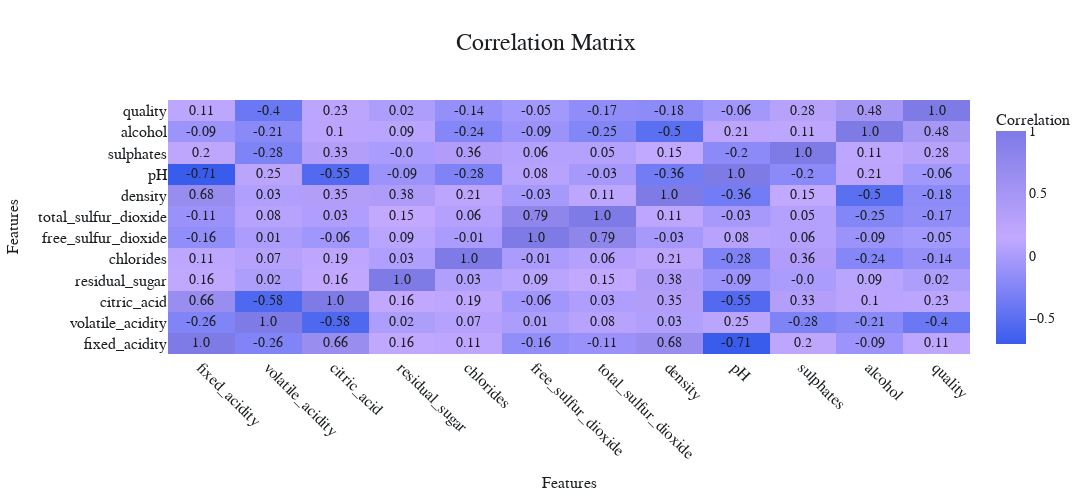

Write notebook code for a chart like this one.
### Code cell
plot_heatmap(corr_matrix, save_path="../images/correlation_heatmap.png")

### Figure 1 — Plotly figure (JSON) as saved in the notebook; plotly's stock layout.template omitted (floating-point values rounded to 4 significant figures; data arrays with more than 128 entries replaced by an {"elided": "..."} marker saying what was removed)
{"data": [{"colorbar": {"tickfont": {"color": "#1A1E21", "family": "Gordita, Figtree, sans-serif", "size": 14}, "title": {"font": {"color": "#1A1E21", "family": "Gordita, Figtree, sans-serif", "size": 16}, "text": "Correlation"}}, "colorscale": [[0, "#3A5CED"], [0.5, "#C2A9FF"], [1, "#7E7AE6"]], "type": "heatmap", "x": ["fixed_acidity", "volatile_acidity", "citric_acid", "residual_sugar", "chlorides", "free_sulfur_dioxide", "total_sulfur_dioxide", "density", "pH", "sulphates", "alcohol", "quality"], "y": ["fixed_acidity", "volatile_acidity", "citric_acid", "residual_sugar", "chlorides", "free_sulfur_dioxide", "total_sulfur_dioxide", "density", "pH", "sulphates", "alcohol", "quality"], "z": {"elided": "12x12 float values"}}], "layout": {"annotations": [{"font": {"color": "#1A1E21", "family": "Gordita, Figtree, sans-serif", "size": 14}, "showarrow": false, "text": "1.0", "x": "fixed_acidity", "xref": "x", "y": "fixed_acidity", "yref": "y"}, {"font": {"color": "#1A1E21", "family": "Gordita, Figtree, sans-serif", "size": 14}, "showarrow": false, "text": "-0.26", "x": "volatile_acidity", "xref": "x", "y": "fixed_acidity", "yref": "y"}, {"font": {"color": "#1A1E21", "family": "Gordita, Figtree, sans-serif", "size": 14}, "showarrow": false, "text": "0.66", "x": "citric_acid", "xref": "x", "y": "fixed_acidity", "yref": "y"}, {"font": {"color": "#1A1E21", "family": "Gordita, Figtree, sans-serif", "size": 14}, "showarrow": false, "text": "0.16", "x": "residual_sugar", "xref": "x", "y": "fixed_acidity", "yref": "y"}, {"font": {"color": "#1A1E21", "family": "Gordita, Figtree, sans-serif", "size": 14}, "showarrow": false, "text": "0.11", "x": "chlorides", "xref": "x", "y": "fixed_acidity", "yref": "y"}, {"font": {"color": "#1A1E21", "family": "Gordita, Figtree, sans-serif", "size": 14}, "showarrow": false, "text": "-0.16", "x": "free_sulfur_dioxide", "xref": "x", "y": "fixed_acidity", "yref": "y"}, {"font": {"color": "#1A1E21", "family": "Gordita, Figtree, sans-serif", "size": 14}, "showarrow": false, "text": "-0.11", "x": "total_sulfur_dioxide", "xref": "x", "y": "fixed_acidity", "yref": "y"}, {"font": {"color": "#1A1E21", "family": "Gordita, Figtree, sans-serif", "size": 14}, "showarrow": false, "text": "0.68", "x": "density", "xref": "x", "y": "fixed_acidity", "yref": "y"}, {"font": {"color": "#1A1E21", "family": "Gordita, Figtree, sans-serif", "size": 14}, "showarrow": false, "text": "-0.71", "x": "pH", "xref": "x", "y": "fixed_acidity", "yref": "y"}, {"font": {"color": "#1A1E21", "family": "Gordita, Figtree, sans-serif", "size": 14}, "showarrow": false, "text": "0.2", "x": "sulphates", "xref": "x", "y": "fixed_acidity", "yref": "y"}, {"font": {"color": "#1A1E21", "family": "Gordita, Figtree, sans-serif", "size": 14}, "showarrow": false, "text": "-0.09", "x": "alcohol", "xref": "x", "y": "fixed_acidity", "yref": "y"}, {"font": {"color": "#1A1E21", "family": "Gordita, Figtree, sans-serif", "size": 14}, "showarrow": false, "text": "0.11", "x": "quality", "xref": "x", "y": "fixed_acidity", "yref": "y"}, {"font": {"color": "#1A1E21", "family": "Gordita, Figtree, sans-serif", "size": 14}, "showarrow": false, "text": "-0.26", "x": "fixed_acidity", "xref": "x", "y": "volatile_acidity", "yref": "y"}, {"font": {"color": "#1A1E21", "family": "Gordita, Figtree, sans-serif", "size": 14}, "showarrow": false, "text": "1.0", "x": "volatile_acidity", "xref": "x", "y": "volatile_acidity", "yref": "y"}, {"font": {"color": "#1A1E21", "family": "Gordita, Figtree, sans-serif", "size": 14}, "showarrow": false, "text": "-0.58", "x": "citric_acid", "xref": "x", "y": "volatile_acidity", "yref": "y"}, {"font": {"color": "#1A1E21", "family": "Gordita, Figtree, sans-serif", "size": 14}, "showarrow": false, "text": "0.02", "x": "residual_sugar", "xref": "x", "y": "volatile_acidity", "yref": "y"}, {"font": {"color": "#1A1E21", "family": "Gordita, Figtree, sans-serif", "size": 14}, "showarrow": false, "text": "0.07", "x": "chlorides", "xref": "x", "y": "volatile_acidity", "yref": "y"}, {"font": {"color": "#1A1E21", "family": "Gordita, Figtree, sans-serif", "size": 14}, "showarrow": false, "text": "0.01", "x": "free_sulfur_dioxide", "xref": "x", "y": "volatile_acidity", "yref": "y"}, {"font": {"color": "#1A1E21", "family": "Gordita, Figtree, sans-serif", "size": 14}, "showarrow": false, "text": "0.08", "x": "total_sulfur_dioxide", "xref": "x", "y": "volatile_acidity", "yref": "y"}, {"font": {"color": "#1A1E21", "family": "Gordita, Figtree, sans-serif", "size": 14}, "showarrow": false, "text": "0.03", "x": "density", "xref": "x", "y": "volatile_acidity", "yref": "y"}, {"font": {"color": "#1A1E21", "family": "Gordita, Figtree, sans-serif", "size": 14}, "showarrow": false, "text": "0.25", "x": "pH", "xref": "x", "y": "volatile_acidity", "yref": "y"}, {"font": {"color": "#1A1E21", "family": "Gordita, Figtree, sans-serif", "size": 14}, "showarrow": false, "text": "-0.28", "x": "sulphates", "xref": "x", "y": "volatile_acidity", "yref": "y"}, {"font": {"color": "#1A1E21", "family": "Gordita, Figtree, sans-serif", "size": 14}, "showarrow": false, "text": "-0.21", "x": "alcohol", "xref": "x", "y": "volatile_acidity", "yref": "y"}, {"font": {"color": "#1A1E21", "family": "Gordita, Figtree, sans-serif", "size": 14}, "showarrow": false, "text": "-0.4", "x": "quality", "xref": "x", "y": "volatile_acidity", "yref": "y"}, {"font": {"color": "#1A1E21", "family": "Gordita, Figtree, sans-serif", "size": 14}, "showarrow": false, "text": "0.66", "x": "fixed_acidity", "xref": "x", "y": "citric_acid", "yref": "y"}, {"font": {"color": "#1A1E21", "family": "Gordita, Figtree, sans-serif", "size": 14}, "showarrow": false, "text": "-0.58", "x": "volatile_acidity", "xref": "x", "y": "citric_acid", "yref": "y"}, {"font": {"color": "#1A1E21", "family": "Gordita, Figtree, sans-serif", "size": 14}, "showarrow": false, "text": "1.0", "x": "citric_acid", "xref": "x", "y": "citric_acid", "yref": "y"}, {"font": {"color": "#1A1E21", "family": "Gordita, Figtree, sans-serif", "size": 14}, "showarrow": false, "text": "0.16", "x": "residual_sugar", "xref": "x", "y": "citric_acid", "yref": "y"}, {"font": {"color": "#1A1E21", "family": "Gordita, Figtree, sans-serif", "size": 14}, "showarrow": false, "text": "0.19", "x": "chlorides", "xref": "x", "y": "citric_acid", "yref": "y"}, {"font": {"color": "#1A1E21", "family": "Gordita, Figtree, sans-serif", "size": 14}, "showarrow": false, "text": "-0.06", "x": "free_sulfur_dioxide", "xref": "x", "y": "citric_acid", "yref": "y"}, {"font": {"color": "#1A1E21", "family": "Gordita, Figtree, sans-serif", "size": 14}, "showarrow": false, "text": "0.03", "x": "total_sulfur_dioxide", "xref": "x", "y": "citric_acid", "yref": "y"}, {"font": {"color": "#1A1E21", "family": "Gordita, Figtree, sans-serif", "size": 14}, "showarrow": false, "text": "0.35", "x": "density", "xref": "x", "y": "citric_acid", "yref": "y"}, {"font": {"color": "#1A1E21", "family": "Gordita, Figtree, sans-serif", "size": 14}, "showarrow": false, "text": "-0.55", "x": "pH", "xref": "x", "y": "citric_acid", "yref": "y"}, {"font": {"color": "#1A1E21", "family": "Gordita, Figtree, sans-serif", "size": 14}, "showarrow": false, "text": "0.33", "x": "sulphates", "xref": "x", "y": "citric_acid", "yref": "y"}, {"font": {"color": "#1A1E21", "family": "Gordita, Figtree, sans-serif", "size": 14}, "showarrow": false, "text": "0.1", "x": "alcohol", "xref": "x", "y": "citric_acid", "yref": "y"}, {"font": {"color": "#1A1E21", "family": "Gordita, Figtree, sans-serif", "size": 14}, "showarrow": false, "text": "0.23", "x": "quality", "xref": "x", "y": "citric_acid", "yref": "y"}, {"font": {"color": "#1A1E21", "family": "Gordita, Figtree, sans-serif", "size": 14}, "showarrow": false, "text": "0.16", "x": "fixed_acidity", "xref": "x", "y": "residual_sugar", "yref": "y"}, {"font": {"color": "#1A1E21", "family": "Gordita, Figtree, sans-serif", "size": 14}, "showarrow": false, "text": "0.02", "x": "volatile_acidity", "xref": "x", "y": "residual_sugar", "yref": "y"}, {"font": {"color": "#1A1E21", "family": "Gordita, Figtree, sans-serif", "size": 14}, "showarrow": false, "text": "0.16", "x": "citric_acid", "xref": "x", "y": "residual_sugar", "yref": "y"}, {"font": {"color": "#1A1E21", "family": "Gordita, Figtree, sans-serif", "size": 14}, "showarrow": false, "text": "1.0", "x": "residual_sugar", "xref": "x", "y": "residual_sugar", "yref": "y"}, {"font": {"color": "#1A1E21", "family": "Gordita, Figtree, sans-serif", "size": 14}, "showarrow": false, "text": "0.03", "x": "chlorides", "xref": "x", "y": "residual_sugar", "yref": "y"}, {"font": {"color": "#1A1E21", "family": "Gordita, Figtree, sans-serif", "size": 14}, "showarrow": false, "text": "0.09", "x": "free_sulfur_dioxide", "xref": "x", "y": "residual_sugar", "yref": "y"}, {"font": {"color": "#1A1E21", "family": "Gordita, Figtree, sans-serif", "size": 14}, "showarrow": false, "text": "0.15", "x": "total_sulfur_dioxide", "xref": "x", "y": "residual_sugar", "yref": "y"}, {"font": {"color": "#1A1E21", "family": "Gordita, Figtree, sans-serif", "size": 14}, "showarrow": false, "text": "0.38", "x": "density", "xref": "x", "y": "residual_sugar", "yref": "y"}, {"font": {"color": "#1A1E21", "family": "Gordita, Figtree, sans-serif", "size": 14}, "showarrow": false, "text": "-0.09", "x": "pH", "xref": "x", "y": "residual_sugar", "yref": "y"}, {"font": {"color": "#1A1E21", "family": "Gordita, Figtree, sans-serif", "size": 14}, "showarrow": false, "text": "-0.0", "x": "sulphates", "xref": "x", "y": "residual_sugar", "yref": "y"}, {"font": {"color": "#1A1E21", "family": "Gordita, Figtree, sans-serif", "size": 14}, "showarrow": false, "text": "0.09", "x": "alcohol", "xref": "x", "y": "residual_sugar", "yref": "y"}, {"font": {"color": "#1A1E21", "family": "Gordita, Figtree, sans-serif", "size": 14}, "showarrow": false, "text": "0.02", "x": "quality", "xref": "x", "y": "residual_sugar", "yref": "y"}, {"font": {"color": "#1A1E21", "family": "Gordita, Figtree, sans-serif", "size": 14}, "showarrow": false, "text": "0.11", "x": "fixed_acidity", "xref": "x", "y": "chlorides", "yref": "y"}, {"font": {"color": "#1A1E21", "family": "Gordita, Figtree, sans-serif", "size": 14}, "showarrow": false, "text": "0.07", "x": "volatile_acidity", "xref": "x", "y": "chlorides", "yref": "y"}, {"font": {"color": "#1A1E21", "family": "Gordita, Figtree, sans-serif", "size": 14}, "showarrow": false, "text": "0.19", "x": "citric_acid", "xref": "x", "y": "chlorides", "yref": "y"}, {"font": {"color": "#1A1E21", "family": "Gordita, Figtree, sans-serif", "size": 14}, "showarrow": false, "text": "0.03", "x": "residual_sugar", "xref": "x", "y": "chlorides", "yref": "y"}, {"font": {"color": "#1A1E21", "family": "Gordita, Figtree, sans-serif", "size": 14}, "showarrow": false, "text": "1.0", "x": "chlorides", "xref": "x", "y": "chlorides", "yref": "y"}, {"font": {"color": "#1A1E21", "family": "Gordita, Figtree, sans-serif", "size": 14}, "showarrow": false, "text": "-0.01", "x": "free_sulfur_dioxide", "xref": "x", "y": "chlorides", "yref": "y"}, {"font": {"color": "#1A1E21", "family": "Gordita, Figtree, sans-serif", "size": 14}, "showarrow": false, "text": "0.06", "x": "total_sulfur_dioxide", "xref": "x", "y": "chlorides", "yref": "y"}, {"font": {"color": "#1A1E21", "family": "Gordita, Figtree, sans-serif", "size": 14}, "showarrow": false, "text": "0.21", "x": "density", "xref": "x", "y": "chlorides", "yref": "y"}, {"font": {"color": "#1A1E21", "family": "Gordita, Figtree, sans-serif", "size": 14}, "showarrow": false, "text": "-0.28", "x": "pH", "xref": "x", "y": "chlorides", "yref": "y"}, {"font": {"color": "#1A1E21", "family": "Gordita, Figtree, sans-serif", "size": 14}, "showarrow": false, "text": "0.36", "x": "sulphates", "xref": "x", "y": "chlorides", "yref": "y"}, {"font": {"color": "#1A1E21", "family": "Gordita, Figtree, sans-serif", "size": 14}, "showarrow": false, "text": "-0.24", "x": "alcohol", "xref": "x", "y": "chlorides", "yref": "y"}, {"font": {"color": "#1A1E21", "family": "Gordita, Figtree, sans-serif", "size": 14}, "showarrow": false, "text": "-0.14", "x": "quality", "xref": "x", "y": "chlorides", "yref": "y"}, {"font": {"color": "#1A1E21", "family": "Gordita, Figtree, sans-serif", "size": 14}, "showarrow": false, "text": "-0.16", "x": "fixed_acidity", "xref": "x", "y": "free_sulfur_dioxide", "yref": "y"}, {"font": {"color": "#1A1E21", "family": "Gordita, Figtree, sans-serif", "size": 14}, "showarrow": false, "text": "0.01", "x": "volatile_acidity", "xref": "x", "y": "free_sulfur_dioxide", "yref": "y"}, {"font": {"color": "#1A1E21", "family": "Gordita, Figtree, sans-serif", "size": 14}, "showarrow": false, "text": "-0.06", "x": "citric_acid", "xref": "x", "y": "free_sulfur_dioxide", "yref": "y"}, {"font": {"color": "#1A1E21", "family": "Gordita, Figtree, sans-serif", "size": 14}, "showarrow": false, "text": "0.09", "x": "residual_sugar", "xref": "x", "y": "free_sulfur_dioxide", "yref": "y"}, {"font": {"color": "#1A1E21", "family": "Gordita, Figtree, sans-serif", "size": 14}, "showarrow": false, "text": "-0.01", "x": "chlorides", "xref": "x", "y": "free_sulfur_dioxide", "yref": "y"}, {"font": {"color": "#1A1E21", "family": "Gordita, Figtree, sans-serif", "size": 14}, "showarrow": false, "text": "1.0", "x": "free_sulfur_dioxide", "xref": "x", "y": "free_sulfur_dioxide", "yref": "y"}, {"font": {"color": "#1A1E21", "family": "Gordita, Figtree, sans-serif", "size": 14}, "showarrow": false, "text": "0.79", "x": "total_sulfur_dioxide", "xref": "x", "y": "free_sulfur_dioxide", "yref": "y"}, {"font": {"color": "#1A1E21", "family": "Gordita, Figtree, sans-serif", "size": 14}, "showarrow": false, "text": "-0.03", "x": "density", "xref": "x", "y": "free_sulfur_dioxide", "yref": "y"}, {"font": {"color": "#1A1E21", "family": "Gordita, Figtree, sans-serif", "size": 14}, "showarrow": false, "text": "0.08", "x": "pH", "xref": "x", "y": "free_sulfur_dioxide", "yref": "y"}, {"font": {"color": "#1A1E21", "family": "Gordita, Figtree, sans-serif", "size": 14}, "showarrow": false, "text": "0.06", "x": "sulphates", "xref": "x", "y": "free_sulfur_dioxide", "yref": "y"}, {"font": {"color": "#1A1E21", "family": "Gordita, Figtree, sans-serif", "size": 14}, "showarrow": false, "text": "-0.09", "x": "alcohol", "xref": "x", "y": "free_sulfur_dioxide", "yref": "y"}, {"font": {"color": "#1A1E21", "family": "Gordita, Figtree, sans-serif", "size": 14}, "showarrow": false, "text": "-0.05", "x": "quality", "xref": "x", "y": "free_sulfur_dioxide", "yref": "y"}, {"font": {"color": "#1A1E21", "family": "Gordita, Figtree, sans-serif", "size": 14}, "showarrow": false, "text": "-0.11", "x": "fixed_acidity", "xref": "x", "y": "total_sulfur_dioxide", "yref": "y"}, {"font": {"color": "#1A1E21", "family": "Gordita, Figtree, sans-serif", "size": 14}, "showarrow": false, "text": "0.08", "x": "volatile_acidity", "xref": "x", "y": "total_sulfur_dioxide", "yref": "y"}, {"font": {"color": "#1A1E21", "family": "Gordita, Figtree, sans-serif", "size": 14}, "showarrow": false, "text": "0.03", "x": "citric_acid", "xref": "x", "y": "total_sulfur_dioxide", "yref": "y"}, {"font": {"color": "#1A1E21", "family": "Gordita, Figtree, sans-serif", "size": 14}, "showarrow": false, "text": "0.15", "x": "residual_sugar", "xref": "x", "y": "total_sulfur_dioxide", "yref": "y"}, {"font": {"color": "#1A1E21", "family": "Gordita, Figtree, sans-serif", "size": 14}, "showarrow": false, "text": "0.06", "x": "chlorides", "xref": "x", "y": "total_sulfur_dioxide", "yref": "y"}, {"font": {"color": "#1A1E21", "family": "Gordita, Figtree, sans-serif", "size": 14}, "showarrow": false, "text": "0.79", "x": "free_sulfur_dioxide", "xref": "x", "y": "total_sulfur_dioxide", "yref": "y"}, {"font": {"color": "#1A1E21", "family": "Gordita, Figtree, sans-serif", "size": 14}, "showarrow": false, "text": "1.0", "x": "total_sulfur_dioxide", "xref": "x", "y": "total_sulfur_dioxide", "yref": "y"}, {"font": {"color": "#1A1E21", "family": "Gordita, Figtree, sans-serif", "size": 14}, "showarrow": false, "text": "0.11", "x": "density", "xref": "x", "y": "total_sulfur_dioxide", "yref": "y"}, {"font": {"color": "#1A1E21", "family": "Gordita, Figtree, sans-serif", "size": 14}, "showarrow": false, "text": "-0.03", "x": "pH", "xref": "x", "y": "total_sulfur_dioxide", "yref": "y"}, {"font": {"color": "#1A1E21", "family": "Gordita, Figtree, sans-serif", "size": 14}, "showarrow": false, "text": "0.05", "x": "sulphates", "xref": "x", "y": "total_sulfur_dioxide", "yref": "y"}, {"font": {"color": "#1A1E21", "family": "Gordita, Figtree, sans-serif", "size": 14}, "showarrow": false, "text": "-0.25", "x": "alcohol", "xref": "x", "y": "total_sulfur_dioxide", "yref": "y"}, {"font": {"color": "#1A1E21", "family": "Gordita, Figtree, sans-serif", "size": 14}, "showarrow": false, "text": "-0.17", "x": "quality", "xref": "x", "y": "total_sulfur_dioxide", "yref": "y"}, {"font": {"color": "#1A1E21", "family": "Gordita, Figtree, sans-serif", "size": 14}, "showarrow": false, "text": "0.68", "x": "fixed_acidity", "xref": "x", "y": "density", "yref": "y"}, {"font": {"color": "#1A1E21", "family": "Gordita, Figtree, sans-serif", "size": 14}, "showarrow": false, "text": "0.03", "x": "volatile_acidity", "xref": "x", "y": "density", "yref": "y"}, {"font": {"color": "#1A1E21", "family": "Gordita, Figtree, sans-serif", "size": 14}, "showarrow": false, "text": "0.35", "x": "citric_acid", "xref": "x", "y": "density", "yref": "y"}, {"font": {"color": "#1A1E21", "family": "Gordita, Figtree, sans-serif", "size": 14}, "showarrow": false, "text": "0.38", "x": "residual_sugar", "xref": "x", "y": "density", "yref": "y"}, {"font": {"color": "#1A1E21", "family": "Gordita, Figtree, sans-serif", "size": 14}, "showarrow": false, "text": "0.21", "x": "chlorides", "xref": "x", "y": "density", "yref": "y"}, {"font": {"color": "#1A1E21", "family": "Gordita, Figtree, sans-serif", "size": 14}, "showarrow": false, "text": "-0.03", "x": "free_sulfur_dioxide", "xref": "x", "y": "density", "yref": "y"}, {"font": {"color": "#1A1E21", "family": "Gordita, Figtree, sans-serif", "size": 14}, "showarrow": false, "text": "0.11", "x": "total_sulfur_dioxide", "xref": "x", "y": "density", "yref": "y"}, {"font": {"color": "#1A1E21", "family": "Gordita, Figtree, sans-serif", "size": 14}, "showarrow": false, "text": "1.0", "x": "density", "xref": "x", "y": "density", "yref": "y"}, {"font": {"color": "#1A1E21", "family": "Gordita, Figtree, sans-serif", "size": 14}, "showarrow": false, "text": "-0.36", "x": "pH", "xref": "x", "y": "density", "yref": "y"}, {"font": {"color": "#1A1E21", "family": "Gordita, Figtree, sans-serif", "size": 14}, "showarrow": false, "text": "0.15", "x": "sulphates", "xref": "x", "y": "density", "yref": "y"}, {"font": {"color": "#1A1E21", "family": "Gordita, Figtree, sans-serif", "size": 14}, "showarrow": false, "text": "-0.5", "x": "alcohol", "xref": "x", "y": "density", "yref": "y"}, {"font": {"color": "#1A1E21", "family": "Gordita, Figtree, sans-serif", "size": 14}, "showarrow": false, "text": "-0.18", "x": "quality", "xref": "x", "y": "density", "yref": "y"}, {"font": {"color": "#1A1E21", "family": "Gordita, Figtree, sans-serif", "size": 14}, "showarrow": false, "text": "-0.71", "x": "fixed_acidity", "xref": "x", "y": "pH", "yref": "y"}, {"font": {"color": "#1A1E21", "family": "Gordita, Figtree, sans-serif", "size": 14}, "showarrow": false, "text": "0.25", "x": "volatile_acidity", "xref": "x", "y": "pH", "yref": "y"}, {"font": {"color": "#1A1E21", "family": "Gordita, Figtree, sans-serif", "size": 14}, "showarrow": false, "text": "-0.55", "x": "citric_acid", "xref": "x", "y": "pH", "yref": "y"}, {"font": {"color": "#1A1E21", "family": "Gordita, Figtree, sans-serif", "size": 14}, "showarrow": false, "text": "-0.09", "x": "residual_sugar", "xref": "x", "y": "pH", "yref": "y"}, {"font": {"color": "#1A1E21", "family": "Gordita, Figtree, sans-serif", "size": 14}, "showarrow": false, "text": "-0.28", "x": "chlorides", "xref": "x", "y": "pH", "yref": "y"}, {"font": {"color": "#1A1E21", "family": "Gordita, Figtree, sans-serif", "size": 14}, "showarrow": false, "text": "0.08", "x": "free_sulfur_dioxide", "xref": "x", "y": "pH", "yref": "y"}, {"font": {"color": "#1A1E21", "family": "Gordita, Figtree, sans-serif", "size": 14}, "showarrow": false, "text": "-0.03", "x": "total_sulfur_dioxide", "xref": "x", "y": "pH", "yref": "y"}, {"font": {"color": "#1A1E21", "family": "Gordita, Figtree, sans-serif", "size": 14}, "showarrow": false, "text": "-0.36", "x": "density", "xref": "x", "y": "pH", "yref": "y"}, {"font": {"color": "#1A1E21", "family": "Gordita, Figtree, sans-serif", "size": 14}, "showarrow": false, "text": "1.0", "x": "pH", "xref": "x", "y": "pH", "yref": "y"}, {"font": {"color": "#1A1E21", "family": "Gordita, Figtree, sans-serif", "size": 14}, "showarrow": false, "text": "-0.2", "x": "sulphates", "xref": "x", "y": "pH", "yref": "y"}, {"font": {"color": "#1A1E21", "family": "Gordita, Figtree, sans-serif", "size": 14}, "showarrow": false, "text": "0.21", "x": "alcohol", "xref": "x", "y": "pH", "yref": "y"}, {"font": {"color": "#1A1E21", "family": "Gordita, Figtree, sans-serif", "size": 14}, "showarrow": false, "text": "-0.06", "x": "quality", "xref": "x", "y": "pH", "yref": "y"}, {"font": {"color": "#1A1E21", "family": "Gordita, Figtree, sans-serif", "size": 14}, "showarrow": false, "text": "0.2", "x": "fixed_acidity", "xref": "x", "y": "sulphates", "yref": "y"}, {"font": {"color": "#1A1E21", "family": "Gordita, Figtree, sans-serif", "size": 14}, "showarrow": false, "text": "-0.28", "x": "volatile_acidity", "xref": "x", "y": "sulphates", "yref": "y"}, {"font": {"color": "#1A1E21", "family": "Gordita, Figtree, sans-serif", "size": 14}, "showarrow": false, "text": "0.33", "x": "citric_acid", "xref": "x", "y": "sulphates", "yref": "y"}, {"font": {"color": "#1A1E21", "family": "Gordita, Figtree, sans-serif", "size": 14}, "showarrow": false, "text": "-0.0", "x": "residual_sugar", "xref": "x", "y": "sulphates", "yref": "y"}, {"font": {"color": "#1A1E21", "family": "Gordita, Figtree, sans-serif", "size": 14}, "showarrow": false, "text": "0.36", "x": "chlorides", "xref": "x", "y": "sulphates", "yref": "y"}, {"font": {"color": "#1A1E21", "family": "Gordita, Figtree, sans-serif", "size": 14}, "showarrow": false, "text": "0.06", "x": "free_sulfur_dioxide", "xref": "x", "y": "sulphates", "yref": "y"}, {"font": {"color": "#1A1E21", "family": "Gordita, Figtree, sans-serif", "size": 14}, "showarrow": false, "text": "0.05", "x": "total_sulfur_dioxide", "xref": "x", "y": "sulphates", "yref": "y"}, {"font": {"color": "#1A1E21", "family": "Gordita, Figtree, sans-serif", "size": 14}, "showarrow": false, "text": "0.15", "x": "density", "xref": "x", "y": "sulphates", "yref": "y"}, {"font": {"color": "#1A1E21", "family": "Gordita, Figtree, sans-serif", "size": 14}, "showarrow": false, "text": "-0.2", "x": "pH", "xref": "x", "y": "sulphates", "yref": "y"}, {"font": {"color": "#1A1E21", "family": "Gordita, Figtree, sans-serif", "size": 14}, "showarrow": false, "text": "1.0", "x": "sulphates", "xref": "x", "y": "sulphates", "yref": "y"}, {"font": {"color": "#1A1E21", "family": "Gordita, Figtree, sans-serif", "size": 14}, "showarrow": false, "text": "0.11", "x": "alcohol", "xref": "x", "y": "sulphates", "yref": "y"}, {"font": {"color": "#1A1E21", "family": "Gordita, Figtree, sans-serif", "size": 14}, "showarrow": false, "text": "0.28", "x": "quality", "xref": "x", "y": "sulphates", "yref": "y"}, {"font": {"color": "#1A1E21", "family": "Gordita, Figtree, sans-serif", "size": 14}, "showarrow": false, "text": "-0.09", "x": "fixed_acidity", "xref": "x", "y": "alcohol", "yref": "y"}, {"font": {"color": "#1A1E21", "family": "Gordita, Figtree, sans-serif", "size": 14}, "showarrow": false, "text": "-0.21", "x": "volatile_acidity", "xref": "x", "y": "alcohol", "yref": "y"}, {"font": {"color": "#1A1E21", "family": "Gordita, Figtree, sans-serif", "size": 14}, "showarrow": false, "text": "0.1", "x": "citric_acid", "xref": "x", "y": "alcohol", "yref": "y"}, {"font": {"color": "#1A1E21", "family": "Gordita, Figtree, sans-serif", "size": 14}, "showarrow": false, "text": "0.09", "x": "residual_sugar", "xref": "x", "y": "alcohol", "yref": "y"}, {"font": {"color": "#1A1E21", "family": "Gordita, Figtree, sans-serif", "size": 14}, "showarrow": false, "text": "-0.24", "x": "chlorides", "xref": "x", "y": "alcohol", "yref": "y"}, {"font": {"color": "#1A1E21", "family": "Gordita, Figtree, sans-serif", "size": 14}, "showarrow": false, "text": "-0.09", "x": "free_sulfur_dioxide", "xref": "x", "y": "alcohol", "yref": "y"}, {"font": {"color": "#1A1E21", "family": "Gordita, Figtree, sans-serif", "size": 14}, "showarrow": false, "text": "-0.25", "x": "total_sulfur_dioxide", "xref": "x", "y": "alcohol", "yref": "y"}, {"font": {"color": "#1A1E21", "family": "Gordita, Figtree, sans-serif", "size": 14}, "showarrow": false, "text": "-0.5", "x": "density", "xref": "x", "y": "alcohol", "yref": "y"}, {"font": {"color": "#1A1E21", "family": "Gordita, Figtree, sans-serif", "size": 14}, "showarrow": false, "text": "0.21", "x": "pH", "xref": "x", "y": "alcohol", "yref": "y"}, {"font": {"color": "#1A1E21", "family": "Gordita, Figtree, sans-serif", "size": 14}, "showarrow": false, "text": "0.11", "x": "sulphates", "xref": "x", "y": "alcohol", "yref": "y"}, {"font": {"color": "#1A1E21", "family": "Gordita, Figtree, sans-serif", "size": 14}, "showarrow": false, "text": "1.0", "x": "alcohol", "xref": "x", "y": "alcohol", "yref": "y"}, {"font": {"color": "#1A1E21", "family": "Gordita, Figtree, sans-serif", "size": 14}, "showarrow": false, "text": "0.48", "x": "quality", "xref": "x", "y": "alcohol", "yref": "y"}, {"font": {"color": "#1A1E21", "family": "Gordita, Figtree, sans-serif", "size": 14}, "showarrow": false, "text": "0.11", "x": "fixed_acidity", "xref": "x", "y": "quality", "yref": "y"}, {"font": {"color": "#1A1E21", "family": "Gordita, Figtree, sans-serif", "size": 14}, "showarrow": false, "text": "-0.4", "x": "volatile_acidity", "xref": "x", "y": "quality", "yref": "y"}, {"font": {"color": "#1A1E21", "family": "Gordita, Figtree, sans-serif", "size": 14}, "showarrow": false, "text": "0.23", "x": "citric_acid", "xref": "x", "y": "quality", "yref": "y"}, {"font": {"color": "#1A1E21", "family": "Gordita, Figtree, sans-serif", "size": 14}, "showarrow": false, "text": "0.02", "x": "residual_sugar", "xref": "x", "y": "quality", "yref": "y"}, {"font": {"color": "#1A1E21", "family": "Gordita, Figtree, sans-serif", "size": 14}, "showarrow": false, "text": "-0.14", "x": "chlorides", "xref": "x", "y": "quality", "yref": "y"}, {"font": {"color": "#1A1E21", "family": "Gordita, Figtree, sans-serif", "size": 14}, "showarrow": false, "text": "-0.05", "x": "free_sulfur_dioxide", "xref": "x", "y": "quality", "yref": "y"}, {"font": {"color": "#1A1E21", "family": "Gordita, Figtree, sans-serif", "size": 14}, "showarrow": false, "text": "-0.17", "x": "total_sulfur_dioxide", "xref": "x", "y": "quality", "yref": "y"}, {"font": {"color": "#1A1E21", "family": "Gordita, Figtree, sans-serif", "size": 14}, "showarrow": false, "text": "-0.18", "x": "density", "xref": "x", "y": "quality", "yref": "y"}, {"font": {"color": "#1A1E21", "family": "Gordita, Figtree, sans-serif", "size": 14}, "showarrow": false, "text": "-0.06", "x": "pH", "xref": "x", "y": "quality", "yref": "y"}, {"font": {"color": "#1A1E21", "family": "Gordita, Figtree, sans-serif", "size": 14}, "showarrow": false, "text": "0.28", "x": "sulphates", "xref": "x", "y": "quality", "yref": "y"}, {"font": {"color": "#1A1E21", "family": "Gordita, Figtree, sans-serif", "size": 14}, "showarrow": false, "text": "0.48", "x": "alcohol", "xref": "x", "y": "quality", "yref": "y"}, {"font": {"color": "#1A1E21", "family": "Gordita, Figtree, sans-serif", "size": 14}, "showarrow": false, "text": "1.0", "x": "quality", "xref": "x", "y": "quality", "yref": "y"}], "font": {"color": "#1A1E21", "family": "Gordita, Figtree, sans-serif", "size": 16}, "height": 500, "margin": {"b": 100, "l": 100, "r": 100, "t": 100}, "paper_bgcolor": "#FFFFFF", "plot_bgcolor": "#FFFFFF", "title": {"font": {"color": "#1A1E21", "family": "Gordita, Figtree, sans-serif", "size": 24}, "text": "Correlation Matrix", "x": 0.5, "xanchor": "center"}, "width": 1600, "xaxis": {"tickangle": 45, "tickfont": {"color": "#1A1E21", "family": "Gordita, Figtree, sans-serif", "size": 16}, "title": {"font": {"color": "#1A1E21", "family": "Gordita, Figtree, sans-serif", "size": 16}, "text": "Features"}}, "yaxis": {"tickfont": {"color": "#1A1E21", "family": "Gordita, Figtree, sans-serif", "size": 16}, "title": {"font": {"color": "#1A1E21", "family": "Gordita, Figtree, sans-serif", "size": 16}, "text": "Features"}}}}
